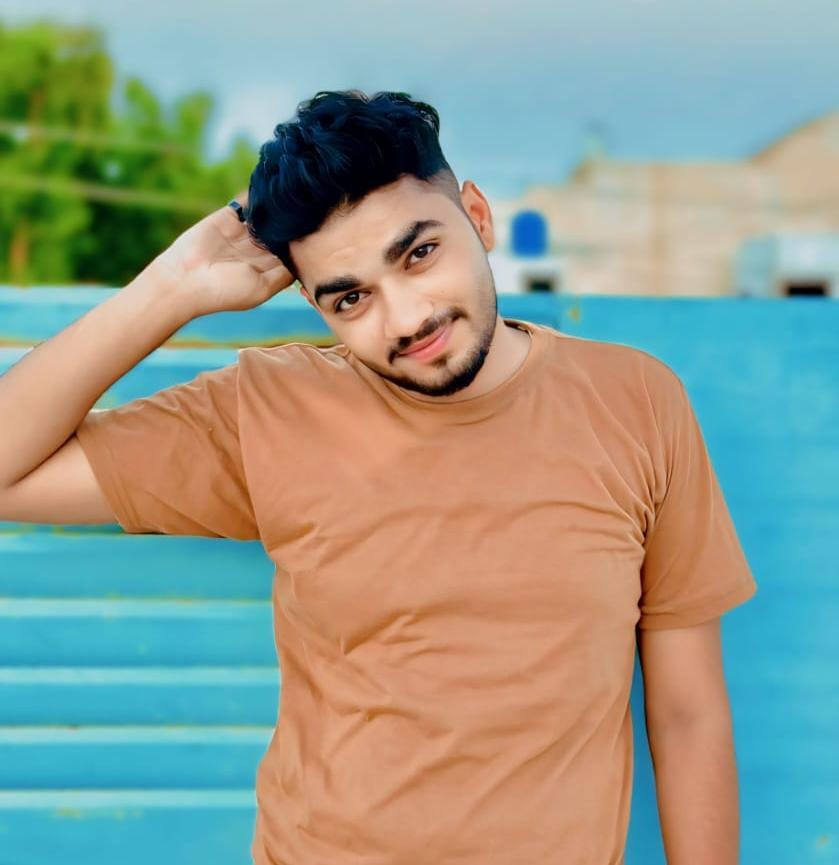
#> input picture Task 5/img.jpeg, 839 x 865 px
$ python -i 'Face Profiling.py'   (imports and definitions only)
#> lines starting #> are read from the running program, lines starting #| are printed output that depends on the picture
from flask import Flask, render_template, request, jsonify
import cv2
import numpy as np
import base64
from io import BytesIO
from PIL import Image
import traceback

# [1 line not run here, left out]

# Load classifiers
face_cascade = cv2.CascadeClassifier(cv2.data.haarcascades + 'haarcascade_frontalface_default.xml')
eye_cascade = cv2.CascadeClassifier(cv2.data.haarcascades + 'haarcascade_eye.xml')

# [2 lines not run here, left out]

# [9 lines left out: function to_python_int, not called in this run]

def detect_face_multiple_attempts(gray_img):
    """Try multiple detection strategies"""
    attempts = [
        {'scale': 1.1, 'neighbors': 3, 'min': (100, 100)},
        {'scale': 1.05, 'neighbors': 2, 'min': (80, 80)},
        {'scale': 1.2, 'neighbors': 5, 'min': (50, 50)},
        {'scale': 1.01, 'neighbors': 1, 'min': (60, 60)},
    ]

    for attempt in attempts:
        faces = face_cascade.detectMultiScale(
            gray_img,
            scaleFactor=attempt['scale'],
            minNeighbors=attempt['neighbors'],
            minSize=attempt['min']
        )
        if len(faces) > 0:
            return faces, attempt

    # Try with rotated image (for tilted faces)
    for angle in [15, -15, 30, -30]:
        center = (gray_img.shape[1]//2, gray_img.shape[0]//2)
        M = cv2.getRotationMatrix2D(center, angle, 1.0)
        rotated = cv2.warpAffine(gray_img, M, (gray_img.shape[1], gray_img.shape[0]))
        faces = face_cascade.detectMultiScale(rotated, 1.05, 2, minSize=(80, 80))
        if len(faces) > 0:
            return faces, {'rotated': angle}

    return [], None

# [101 lines left out: function analyze_image, not called in this run]

# [3 lines that did not run here, left out]

# [13 lines that did not run here, left out]

# [2 lines not run here, left out]

>>> import cv2
>>> picture = cv2.imread('../Task 5/img.jpeg', cv2.IMREAD_GRAYSCALE)
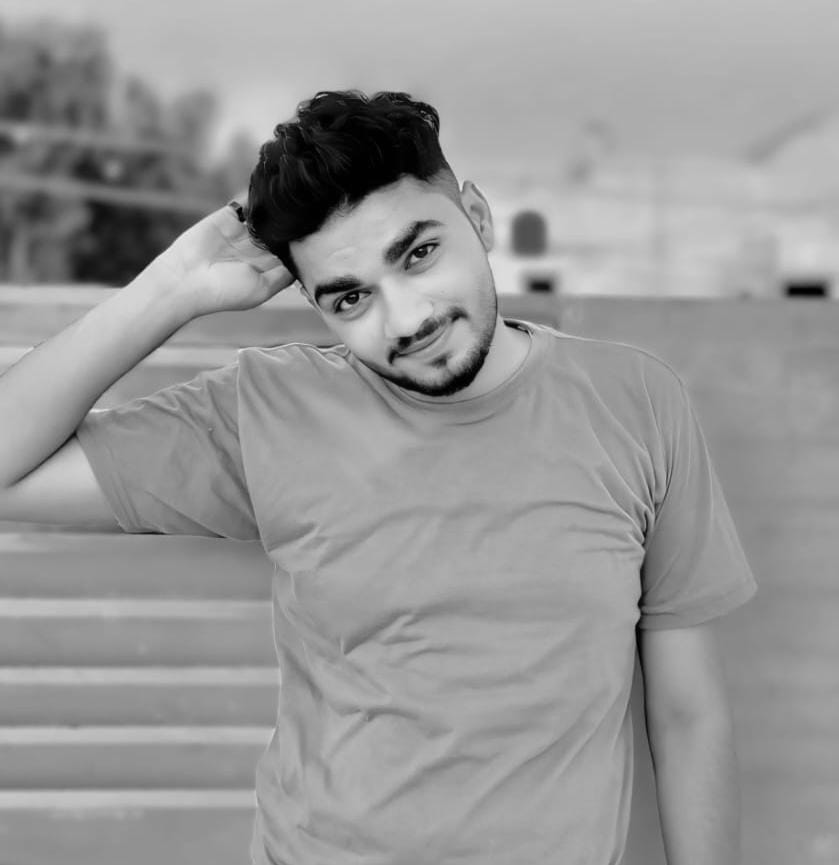
#> picture: shape (865, 839); min 0, max 236, mean 151.7
#> the loop in detect_face_multiple_attempts, `for attempt in attempts:` made 4 passes
#> faces on pass 4: [[403, 409, 280, 280]]
>>> result = detect_face_multiple_attempts(picture)
